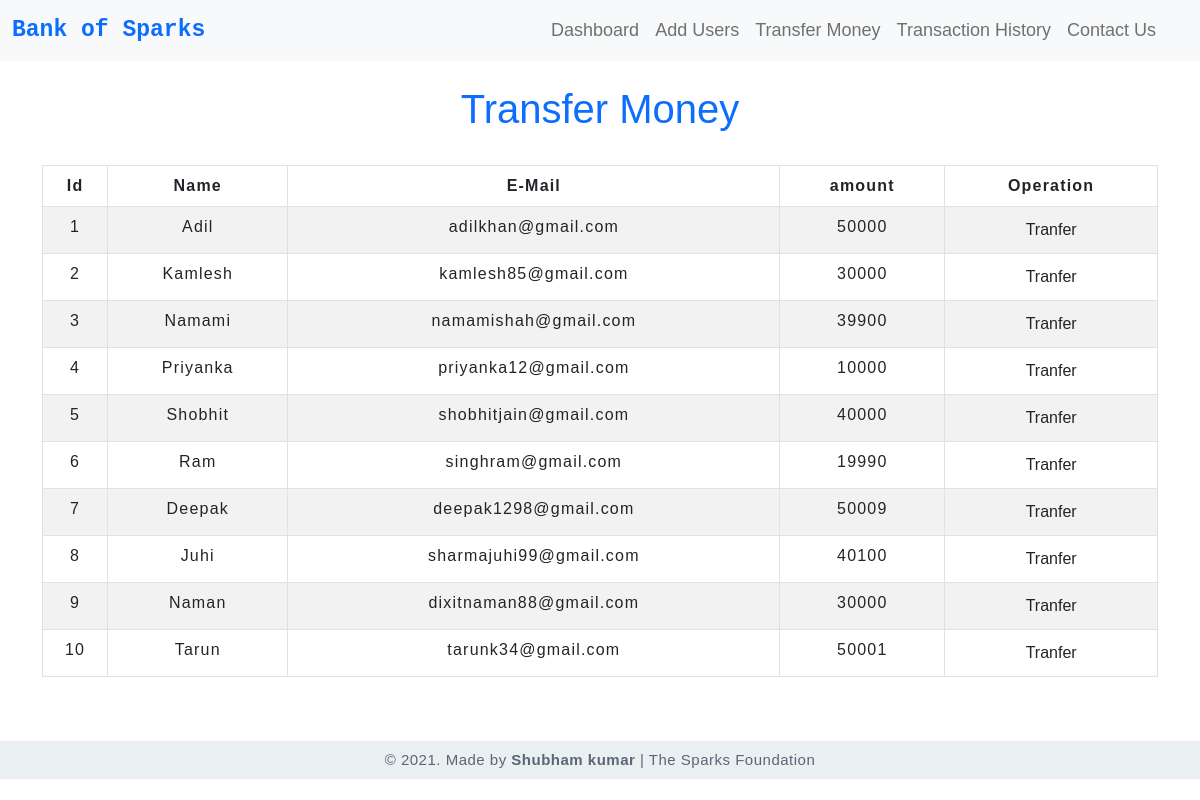
The app's page /transfermoney.php with its own data.
### tables this page shows
CREATE TABLE `users` (
  `id` int(3) NOT NULL,
  `name` text NOT NULL,
  `email` varchar(30) NOT NULL,
  `amount` int(8) NOT NULL
);

### transfermoney.php (the view, shortened to what this page needs)
<!doctype html>
<html lang="en">
  <head>
    <link href="https://cdn.jsdelivr.net/npm/bootstrap@5.1.0/dist/css/bootstrap.min.css" rel="stylesheet">
    <link rel="stylesheet" type="text/css" href="css/style.css">
    <link rel="stylesheet" type="text/css" href="css/table.css">
  </head>
  <body>
  <?php
    include 'includes/dbconnect.php';
    $sql = "SELECT * FROM users";
    $result = mysqli_query($conn,$sql);
?>
<?php include 'includes/navbar.php' ?>
<div class="container">
        <h2 class="text-center pt-4 text-primary">Transfer Money</h2>
        <br>
            <div class="row">
                <div class="col">
                    <div class="table-responsive-sm">
                    <table class="table table-hover table-sm table-striped table-condensed table-bordered">
                        <thead>
                            <tr>
                            <th scope="col" class="text-center py-2">Id</th>
                            <th scope="col" class="text-center py-2">Name</th>
                            <th scope="col" class="text-center py-2">E-Mail</th>
                            <th scope="col" class="text-center py-2">amount</th>
                            <th scope="col" class="text-center py-2">Operation</th>
                            </tr>
                        </thead>
                        <tbody>
                <?php
                    while($rows=mysqli_fetch_assoc($result)){
                ?>
                    <tr>
                        <td class="py-2"><?php echo $rows['id'] ?></td>
                        <td class="py-2"><?php echo $rows['name'] ?></td>
                        <td class="py-2"><?php echo $rows['email'] ?></td>
                        <td class="py-2"><?php echo $rows['amount'] ?></td>
                        <td><a href="userdetail.php?id= <?php echo $rows['id'] ;?>"> <button type="button" class="btn btn-primary-outline">Tranfer</button></a></td>
                    </tr>
                    <?php
                    }
                ?>
                        </tbody>
                    </table>
                    </div>
                </div>
            </div>
         </div>
        <footer class="text-center mt-5 py-2">
          <p>&copy 2021. Made by <b>Shubham kumar</b> | The Sparks Foundation</p>
        </footer>
  </body>
</html>

### css/style.css (style rules this page uses)
* { padding: 0; margin: 0; box-sizing: border-box; font-family: sans-serif; }
footer { color:#586776; background-color:#EAF0F1; letter-spacing: 0.5px; }
footer p { margin: 0; font-size: 15px; align-items: center; text-align: center; }

### css/table.css (style rules this page uses)
* { padding: 0; margin: 0; box-sizing: border-box; font-family: sans-serif; }
h2 { font-size: 40px; }
table { letter-spacing: 1.2px; }
td { text-align: center; }
button { border:none; background: #d9d9d9; transition: 1s; }

### transfermoney.php (style rules this page uses)
button { transition: 1.5s; }

### records on screen
users: id "1", name "Adil", email "adilkhan@gmail.com", amount "50000"
users: id "2", name "Kamlesh", email "kamlesh85@gmail.com", amount "30000"
users: id "3", name "Namami", email "namamishah@gmail.com", amount "39900"
users: id "4", name "Priyanka", email "priyanka12@gmail.com", amount "10000"
users: id "5", name "Shobhit", email "shobhitjain@gmail.com", amount "40000"
users: id "6", name "Ram", email "singhram@gmail.com", amount "19990"
users: id "7", name "Deepak", email "deepak1298@gmail.com", amount "50009"
users: id "8", name "Juhi", email "sharmajuhi99@gmail.com", amount "40100"
users: id "9", name "Naman", email "dixitnaman88@gmail.com", amount "30000"
users: id "10", name "Tarun", email "tarunk34@gmail.com", amount "50001"
